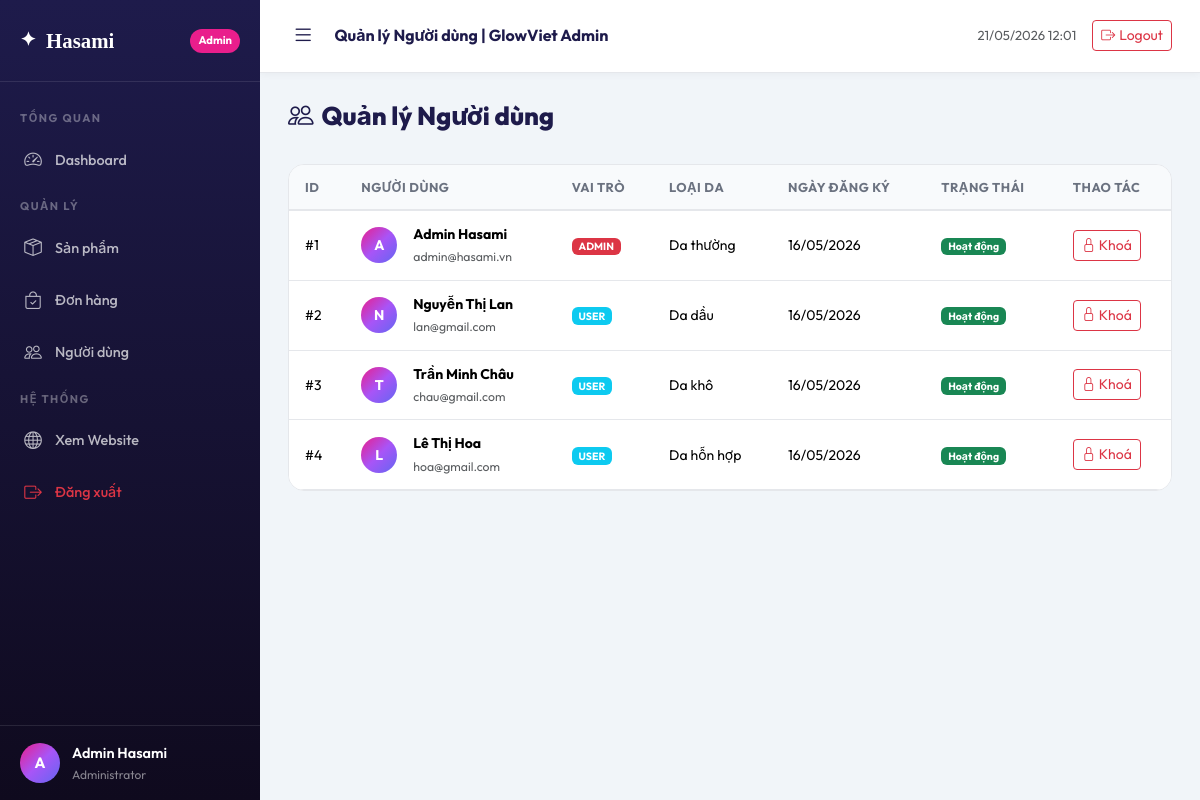
Screenshot of /public/admin/users (signed in) with the database file from the repository.
### tables this page shows
CREATE TABLE IF NOT EXISTS users (
    id          INT UNSIGNED AUTO_INCREMENT PRIMARY KEY,
    name        VARCHAR(100)  NOT NULL,
    email       VARCHAR(150)  NOT NULL UNIQUE,
    password    VARCHAR(255)  NOT NULL,              
    phone       VARCHAR(15)   NULL,
    address     TEXT          NULL,
    avatar      VARCHAR(255)  NULL,
    skin_type   ENUM('oily','dry','combination','sensitive','normal') NULL,  
    role        ENUM('user','admin') DEFAULT 'user',
    is_active   TINYINT(1)    DEFAULT 1,
    created_at  TIMESTAMP     DEFAULT CURRENT_TIMESTAMP,
    updated_at  TIMESTAMP     DEFAULT CURRENT_TIMESTAMP ON UPDATE CURRENT_TIMESTAMP,

    INDEX idx_email (email),
    INDEX idx_role  (role)
);

### app/controllers/AdminController.php (called while the page is built, shortened)
<?php
require_once CORE_PATH . '/Controller.php';
class AdminController extends Controller {
    public function users(): void {
        $page   = max(1, (int)$this->get('page', 1));
        $result = $this->model('User')->getAll($page);
        $this->view('admin.users', compact('result'));
    }
}

### core/App.php (called while the page is built, shortened)
<?php
class App
{
    protected string $method = 'index';
    public function __construct()
    {
        $url = $this->parseUrl();
        $controllerFile = APP_PATH . '/controllers/' . ucfirst($url[0] ?? 'home') . 'Controller.php';
        if (file_exists($controllerFile)) {
            unset($url[0]);
        }
        $this->controller = new $this->controller();
        if (isset($url[1]) && method_exists($this->controller, $url[1])) {
            $this->method = $url[1];
            unset($url[1]);
        }
        $this->params = $url ? array_values($url) : [];
        call_user_func_array([$this->controller, $this->method], $this->params);
    }
    private function parseUrl(): array
    {
        $request = $_GET['url'] ?? 'home';
        $url = rtrim($request, '/');
        $url = filter_var($url, FILTER_SANITIZE_URL);
        return explode('/', $url);
    }
}

### public/index.php (called while the page is built, shortened)
<?php
require_once CORE_PATH . '/Model.php';
require_once CORE_PATH . '/Controller.php';
require_once CORE_PATH . '/App.php';
new App();

### core/Model.php (called while the page is built, shortened)
<?php
class Model {
    protected PDO    $db;
    protected string $table = '';
    public function __construct() {
        $dsn = 'mysql:host=' . DB_HOST . ';dbname=' . DB_NAME . ';charset=' . DB_CHARSET;
        $options = [
            PDO::ATTR_ERRMODE            => PDO::ERRMODE_EXCEPTION,
            PDO::ATTR_DEFAULT_FETCH_MODE => PDO::FETCH_ASSOC,
            PDO::ATTR_EMULATE_PREPARES   => false,
        ];
        try {
            $this->db = new PDO($dsn, DB_USER, DB_PASS, $options);
        } catch (PDOException $e) {
            die(json_encode(['error' => 'Database connection failed: ' . $e->getMessage()]));
        }
    }
    public function count(array $conditions = []): int {
        if (empty($conditions)) {
            return (int) $this->db->query("SELECT COUNT(*) FROM {$this->table}")->fetchColumn();
        }
        $clauses = [];
        $binds   = [];
        $stmt = $this->db->prepare("SELECT COUNT(*) FROM {$this->table} WHERE " . implode(' AND ', $clauses));
        $stmt->execute($binds);
        return (int) $stmt->fetchColumn();
    }
    protected function query(string $sql, array $binds = []): \PDOStatement {
        $stmt = $this->db->prepare($sql);
        $stmt->execute($binds);
        return $stmt;
    }
}

### app/models/User.php (called while the page is built, shortened)
<?php
require_once CORE_PATH . '/Model.php';
class User extends Model {
    public function getAll(int $page = 1): array {
        $offset = ($page - 1) * 20;
        $data   = $this->query(
            "SELECT id, name, email, phone, skin_type, role, is_active, created_at
             FROM users ORDER BY created_at DESC LIMIT 20 OFFSET {$offset}"
        )->fetchAll();
        $total = $this->count();
        return compact('data', 'total');
    }
}

### app/views/admin/users.php (the view, shortened to what this page needs)
<div class="admin-page-header">
    <h1 class="admin-page-title"><i class="bi bi-people me-2"></i>Quản lý Người dùng</h1>
</div>
<div class="admin-card">
    <div class="admin-card-body p-0">
        <div class="table-responsive">
            <table class="table admin-table align-middle">
                <thead>
                    <tr>
                        <th>ID</th>
                        <th>Người dùng</th>
                        <th>Vai trò</th>
                        <th>Loại da</th>
                        <th>Ngày đăng ký</th>
                        <th>Trạng thái</th>
                        <th>Thao tác</th>
                    </tr>
                </thead>
                <tbody>
                    <?php foreach ($result['data'] as $u): ?>
                    <tr>
                        <td>#<?= $u['id'] ?></td>
                        <td>
                            <div class="d-flex align-items-center gap-3">
                                <div class="user-avatar-small bg-primary text-white">
                                    <?= mb_substr($u['name'], 0, 1) ?>
                                </div>
                                <div>
                                    <div class="fw-bold"><?= htmlspecialchars($u['name']) ?></div>
                                    <small class="text-muted"><?= $u['email'] ?></small>
                                </div>
                            </div>
                        </td>
                        <td>
                            <span class="badge <?= $u['role'] === 'admin' ? 'bg-danger' : 'bg-info' ?>">
                                <?= strtoupper($u['role']) ?>
                            </span>
                        </td>
                        <td><?= SKIN_TYPES[$u['skin_type']] ?? 'Chưa cập nhật' ?></td>
                        <td><?= date('d/m/Y', strtotime($u['created_at'])) ?></td>
                        <td>
                            <span class="badge bg-<?= $u['is_active'] ? 'success' : 'secondary' ?>">
                                <?= $u['is_active'] ? 'Hoạt động' : 'Đã khoá' ?>
                            </span>
                        </td>
                        <td>
                            <?php if ($u['id'] != ($_SESSION['user_id'] ?? 0)): ?>
                            <a href="<?= APP_URL ?>/admin/userToggle/<?= $u['id'] ?>"
                               class="btn btn-sm <?= $u['is_active'] ? 'btn-outline-danger' : 'btn-outline-success' ?>">
                                <i class="bi <?= $u['is_active'] ? 'bi-lock' : 'bi-unlock' ?>"></i>
                                <?= $u['is_active'] ? 'Khoá' : 'Mở' ?>
                            </a>
                            <?php endif; ?>
                        </td>
                    </tr>
                    <?php endforeach; ?>
                </tbody>
            </table>
        </div>
    </div>
</div>

### public/css/style.css (style rules this page uses)
:root { --primary: #E91E8C; --primary-dark: #C0166F; --primary-light: #FFD6EB; --secondary: #6366F1; --accent: #A855F7; --success: #10B981; --warning: #F59E0B; --danger: #EF4444; --dark: #0F0A1E; --text: #1E1B4B; --text-muted: #6B7280; --bg: #FAFAFE; --bg-card: #FFFFFF; --border: #E5E7EB; --gradient: linear-gradient(135deg, #E91E8C 0%, #A855F7 50%, #6366F1 100%); --gradient-soft: linear-gradient(135deg, #FFD6EB 0%, #E8E7FF 100%); --shadow-sm: 0 2px 8px rgba(233,30,140,.08); --shadow: 0 8px 32px rgba(233,30,140,.15); --shadow-lg: 0 20px 60px rgba(233,30,140,.2); --radius: 16px; --radius-sm: 10px; --transition: all 0.3s cubic-bezier(0.4, 0, 0.2, 1); }
*, *::before, *::after { box-sizing: border-box; margin: 0; padding: 0; }
html { scroll-behavior: smooth; }
body { font-family: 'Outfit', -apple-system, BlinkMacSystemFont, sans-serif; background-color: var(--bg); color: var(--text); line-height: 1.6; font-size: 15px; overflow-x: hidden; }
h1, h2, h3, h4, h5, h6 { font-weight: 700; line-height: 1.2; }
.user-avatar-small { width: 36px; height: 36px; background: var(--gradient); color: white; border-radius: 50%; display: flex; align-items: center; justify-content: center; font-weight: 700; }
.admin-body { overflow-x: hidden; }
.admin-page-title { font-size: 1.6rem; font-weight: 800; margin-bottom: 4px; }
.admin-page-header { margin-bottom: 28px; display: flex; align-items: center; justify-content: space-between; }
.admin-card { background: white; border-radius: var(--radius); border: 1px solid var(--border); overflow: hidden; margin-bottom: 0; }
.admin-card-body { padding: 20px; }
.table-responsive { overflow-x: auto; -webkit-overflow-scrolling: touch; }
.admin-table { margin-bottom: 0; font-size: .875rem; }
.admin-table thead th { background: #F8FAFC; font-weight: 700; font-size: .8rem; text-transform: uppercase; letter-spacing: .5px; color: var(--text-muted); border-bottom: 2px solid var(--border); padding: 12px 16px; }
.admin-table tbody td { padding: 12px 16px; border-bottom: 1px solid var(--border); vertical-align: middle; }

### rows the page displays
users: id "1", name "A", name "Admin Hasami", email "admin@hasami.vn", role "ADMIN", skin_type "Da thường", created_at "16/05/2026", is_active "Hoạt động"
users: id "2", name "N", name "Nguyễn Thị Lan", email "lan@gmail.com", role "USER", skin_type "Da dầu", created_at "16/05/2026", is_active "Hoạt động"
users: id "3", name "T", name "Trần Minh Châu", email "chau@gmail.com", role "USER", skin_type "Da khô", created_at "16/05/2026", is_active "Hoạt động"
users: id "4", name "L", name "Lê Thị Hoa", email "hoa@gmail.com", role "USER", skin_type "Da hỗn hợp", created_at "16/05/2026", is_active "Hoạt động"

### other values shown
mb_substr($_SESSION['admin_auth']['name'] ?? 'A', 0, 1) "A"
$_SESSION['admin_auth']['name'] "Admin Hasami"
$pageTitle "Quản lý Người dùng | GlowViet Admin"
